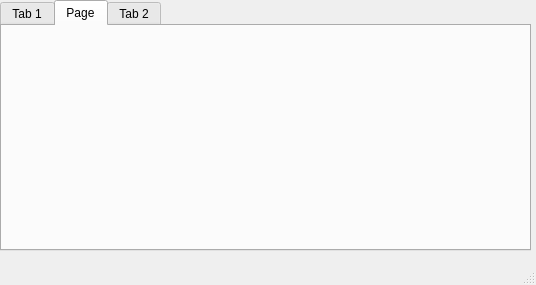
<?xml version="1.0" encoding="UTF-8"?>
<ui version="4.0">
 <class>MainWindow</class>
 <widget class="QMainWindow" name="MainWindow">
  <property name="geometry">
   <rect>
    <x>0</x>
    <y>0</y>
    <width>536</width>
    <height>285</height>
   </rect>
  </property>
  <property name="windowTitle">
   <string>MainWindow</string>
  </property>
  <widget class="QWidget" name="centralwidget">
   <widget class="QTabWidget" name="tabWidget">
    <property name="geometry">
     <rect>
      <x>0</x>
      <y>0</y>
      <width>531</width>
      <height>251</height>
     </rect>
    </property>
    <property name="currentIndex">
     <number>1</number>
    </property>
    <widget class="QWidget" name="tab">
     <attribute name="title">
      <string>Tab 1</string>
     </attribute>
    </widget>
    <widget class="QWidget" name="tab_3">
     <attribute name="title">
      <string>Page</string>
     </attribute>
    </widget>
    <widget class="QWidget" name="tab_2">
     <attribute name="title">
      <string>Tab 2</string>
     </attribute>
    </widget>
   </widget>
  </widget>
  <widget class="QMenuBar" name="menubar">
   <property name="geometry">
    <rect>
     <x>0</x>
     <y>0</y>
     <width>536</width>
     <height>22</height>
    </rect>
   </property>
  </widget>
  <widget class="QStatusBar" name="statusbar"/>
 </widget>
 <tabstops>
  <tabstop>tabWidget</tabstop>
 </tabstops>
 <resources/>
 <connections/>
</ui>
